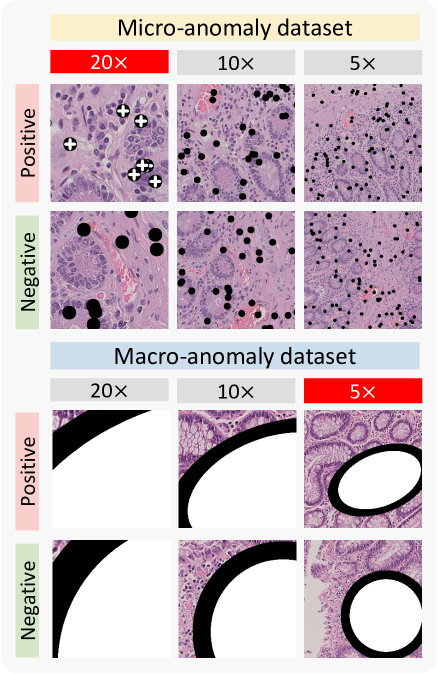
#> input picture Toydataset.png, 875 x 1347 px (shown at 1/2 size); its folder holds only this picture in this run
$ python -i Boxplot_dataset1.py   (imports and definitions only)   (older library calls are emulated)
#> lines starting #> are read from the running program, lines starting #| are printed output that depends on the picture; after the words box and inside, x2 and y2 are one past the last pixel; in counts of white or black regions, pixels touching at a corner belong together
from sklearn.cluster import KMeans
import numpy as np
import os
import pandas as pd
import glob
import matplotlib.pyplot as plt
#from scipy.interpolate import int
from skimage.transform import resize
from scipy.ndimage import gaussian_filter
import cv2

# [104 lines left out: function zero_patch_interp, not called in this run]


def filter_contours(contours, hierarchy, filter_params):
    """
        Filter contours by: area.
    """
    filtered = []

    # find indices of foreground contours (parent == -1)
    hierarchy_1 = np.flatnonzero(hierarchy[:, 1] == -1)
    all_holes = []

    # loop through foreground contour indices
    for cont_idx in hierarchy_1:
        # actual contour
        cont = contours[cont_idx]
        # indices of holes contained in this contour (children of parent contour)
        holes = np.flatnonzero(hierarchy[:, 1] == cont_idx)
        # take contour area (includes holes)
        a = cv2.contourArea(cont)
        # calculate the contour area of each hole
        hole_areas = [cv2.contourArea(contours[hole_idx]) for hole_idx in holes]
        # actual area of foreground contour region
        a = a - np.array(hole_areas).sum()
        if a == 0: continue
        if tuple((filter_params['a_t'],)) < tuple((a,)):
            filtered.append(cont_idx)
            all_holes.append(holes)

    foreground_contours = [contours[cont_idx] for cont_idx in filtered]

    hole_contours = []

    for hole_ids in all_holes:
        unfiltered_holes = [contours[idx] for idx in hole_ids]
        unfilered_holes = sorted(unfiltered_holes, key=cv2.contourArea, reverse=True)
        # take max_n_holes largest holes by area
        unfilered_holes = unfilered_holes[:filter_params['max_n_holes']]
        filtered_holes = []

        # filter these holes
        for hole in unfilered_holes:
            if cv2.contourArea(hole) > filter_params['a_h']:
                filtered_holes.append(hole)

        hole_contours.append(filtered_holes)

    return foreground_contours, hole_contours


def getContour(img):

    img = (resize(img, (1024, 1024)) * 255).astype(np.uint8)
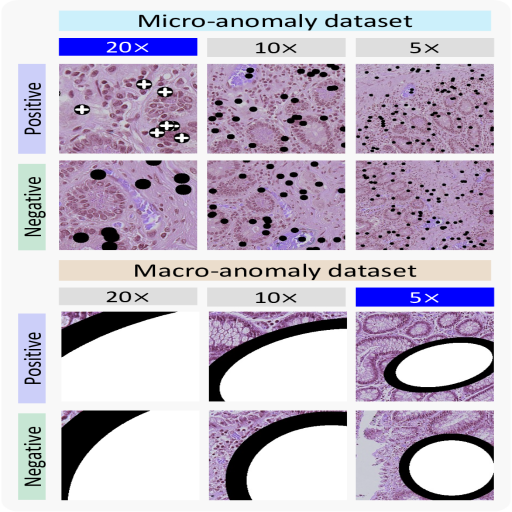
#> img: shape (1024, 1024, 3) (shown at 1/2 size); mean of channels 0, 1, 2 202.2, 185.1, 194.3; drawn as B, G, R

    img_hsv = cv2.cvtColor(img, cv2.COLOR_RGB2HSV)  # Convert to HSV space
#> img_hsv: shape (1024, 1024, 3); mean H, S, V 60.8, 32.5, 204.1

    mthresh = 5
    img_med = cv2.medianBlur(img_hsv[:, :, 1], mthresh)  # Apply median blurring
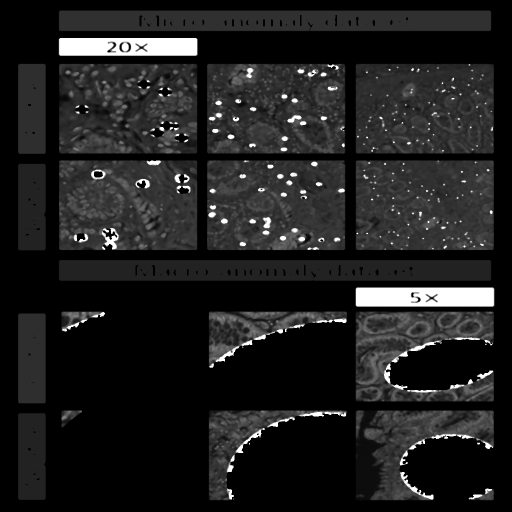
#> img_med: shape (1024, 1024) (shown at 1/2 size); min 0, max 255, mean 31.7


    sthresh = 20
    sthresh_up = 255

    _, img_otsu = cv2.threshold(img_med, sthresh, sthresh_up, cv2.THRESH_BINARY)
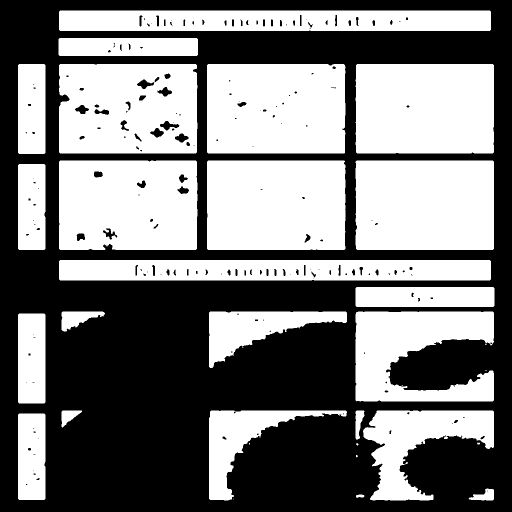
#> img_otsu: shape (1024, 1024) (shown at 1/2 size); 48.5% white; 34 white regions (11 under 20 px), largest, box (x1, y1, x2, y2) and area: (711, 321, 988, 500) 49430, (711, 128, 988, 307) 49371, (414, 321, 691, 500) 49321

    close = 4
    kernel = np.ones((close, close), np.uint8)
    img_otsu = cv2.morphologyEx(img_otsu, cv2.MORPH_CLOSE, kernel)
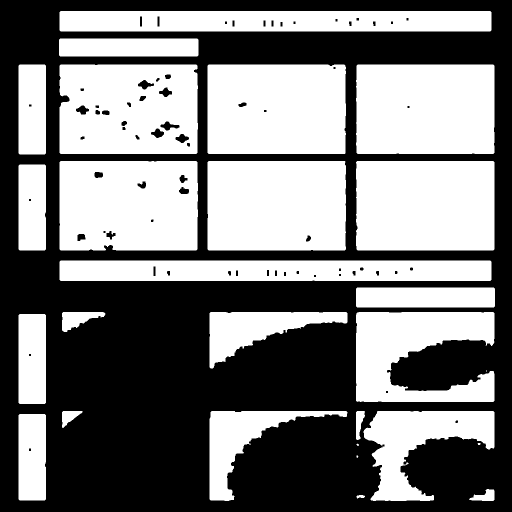
#> img_otsu: shape (1024, 1024) (shown at 1/2 size); 48.8% white; 27 white regions (3 under 20 px)

    # Find and filter contours
    _, contours, hierarchy = cv2.findContours(img_otsu, cv2.RETR_CCOMP, cv2.CHAIN_APPROX_NONE)  # Find contours
#> contours = 95 contours, 4 with area under 20; largest, box (x1, y1, x2, y2) and area: (415, 322, 692, 501) 49022, (712, 322, 989, 501) 48998, (415, 129, 692, 308) 48952, (712, 129, 989, 308) 48944, (119, 322, 396, 501) 48791
    hierarchy = np.squeeze(hierarchy, axis=(0,))[:, 2:]

    filter_params = {'a_t':100, 'a_h': 16, 'max_n_holes':8}
    foreground_contours, hole_contours = filter_contours(contours, hierarchy, filter_params)  # Necessary for filtering out artifacts
#> the loop in filter_contours, `for cont_idx in hierarchy_1:` made 27 passes
#> (cont_idx, a) on passes 8, 9, 10, 14, 15, 16, 17, 19, 24, 26: (9, 595.5), (10, 14412.5), (11, 687), (17, 13457.5), (18, 1818.5), (19, 10795), (20, 33718.5), (39, 48997.5), (57, 45670.5), (79, 9722)
#> (cont_idx, holes, a, hole_areas) on passes 12, 13, 18, 20, 21, 22: (13, [14], 9635, [23]), (15, [16], 32884.5, [23]), (37, [38], 9187, [23]), (40, [41], 48923, [99]), (42, [43, 44, 45, 46, 47, 48, 49, 50], 47546.5, [204.5, 197, 23, 31, 228, 179, 183, 199]), (51, [52], 48921, [23])
#> after the loop in filter_contours, `for cont_idx in hierarchy_1:`: all_holes = 22 items, first 6: empty array, [6], [8], empty array, empty array, empty array; filtered = [1, 5, 7, 9, 10, 11, 13, 15, 17, 18, 19, 20, 37, 39, 40, 42, 51, 53, 57, 77, 79, 80]
#> in filter_contours, `foreground_contours = [contours[cont_idx] for cont_idx in filtered]`: foreground_contours = 22 contours; largest, box (x1, y1, x2, y2) and area: (415, 322, 692, 501) 49022, (712, 322, 989, 501) 48998, (415, 129, 692, 308) 48952, (712, 129, 989, 308) 48944, (119, 322, 396, 501) 48791
#> the loop in filter_contours, `for hole_ids in all_holes:` made 22 passes
#> after the loop in filter_contours, `for hole_ids in all_holes:`: hole_contours = 22 items
#> hole_contours = 22 items

    contours_tissue = foreground_contours
#> contours_tissue has the same summary as foreground_contours in filter_contours
    holes_tissue = hole_contours
#> holes_tissue = 22 items

    tissue_mask = get_seg_mask(region_size = img.shape, scale = 0, contours_tissue = contours_tissue, holes_tissue = holes_tissue, use_holes=True, offset=(0, 0))

    kernel = cv2.getStructuringElement(cv2.MORPH_ELLIPSE, (5, 5))
    res2 = resize(cv2.dilate(tissue_mask,kernel, iterations = 10), (4864,4864))

    return res2


def get_seg_mask(region_size, scale, contours_tissue, holes_tissue, use_holes=False, offset=(0, 0)):
    # print('\ncomputing foreground tissue mask')
#> called with region_size = (1024, 1024, 3), scale = 0, use_holes = True, offset = (0, 0)
    tissue_mask = np.full(region_size,0).astype(np.uint8)
    offset = tuple((np.array(offset) * np.array(scale) * -1).astype(np.int32))
    contours_holes = holes_tissue
#> contours_holes = 22 items
    contours_tissue, contours_holes = zip(
        *sorted(zip(contours_tissue, contours_holes), key=lambda x: cv2.contourArea(x[0]), reverse=True))
#> contours_tissue has the same summary as foreground_contours in filter_contours
    for idx in range(len(contours_tissue)):
        cv2.drawContours(image=tissue_mask, contours=contours_tissue, contourIdx=idx, color=(1,1,1), offset=offset,
                         thickness=-1)

        if use_holes:
            cv2.drawContours(image=tissue_mask, contours=contours_holes[idx], contourIdx=-1, color=(0,0,0),
                             offset=offset, thickness=-1)
#> this loop made 1 pass
#> tissue_mask: shape (1024, 1024, 3); every value is 0

    return tissue_mask.astype(np.float32)


# [1 line that did not run here, left out]


region_image_folder = '/Data2/GCA_Demo/4864patch_dataset1'
region_folder = '/Data2/GCA_Demo/4864patch_dataset1_patch'
attention_folder = '/Data2/GCA_Demo/4864patch_dataset1_attention'

# [2 lines not run here, left out]


cases = glob.glob(os.path.join(region_folder, "*"))

'get bbox'
import seaborn as sns
from scipy.stats import wilcoxon

# [1 line that did not run here, left out]

# [1 line that did not run here, left out]

# [1 line not run here, left out]

# sns.boxplot( x=df['20X'], y=df['20X'])
# plt.show()

fig, ax = plt.subplots()

# [3 lines not run here, left out]

# [1 line that did not run here, left out]
# [1 line that did not run here, left out]
# [1 line that did not run here, left out]

# [1 line not run here, left out]


# [1 line that did not run here, left out]

# [1 line that did not run here, left out]

# [1 line not run here, left out]

# sns.boxplot( x=df['20X'], y=df['20X'])
# plt.show()

fig, ax = plt.subplots()

# [3 lines not run here, left out]

# [1 line that did not run here, left out]
# [1 line that did not run here, left out]
# [1 line that did not run here, left out]

# [1 line not run here, left out]


#
# df_1 = pd.DataFrame(columns = ['20X', '10X', '5X'])
#
# df_1['20X'] = attention_df['instance_score'] * attention_df['20X']
# df_1['10X'] = attention_df['instance_score'] * attention_df['10X']
# df_1['5X'] = attention_df['instance_score'] * attention_df['5X']
#
# df_1 = attention_df[attention_df['instance_score'] > 0.20]
#
# fig, ax = plt.subplots()
#
#
# df_1 = df_1[df_1['score'] > 0.5]
#
# sns.boxplot(data=df_1[['20X','10X','5X']], ax=ax)
#
# plt.savefig('multiple_instance_all.png')

>>> import cv2
>>> picture = cv2.cvtColor(cv2.imread('../../Toydataset.png'), cv2.COLOR_BGR2RGB)
#> (the run stopped early here; a loop or call above may not have finished)

$ run again, on AttentionMap.png
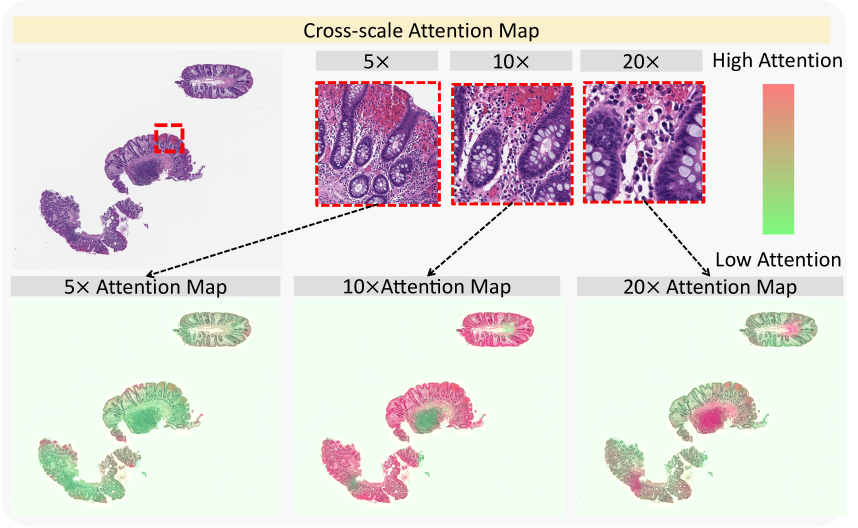
#> input picture AttentionMap.png, 2572 x 1583 px (shown at 1/3 size)
#> in getContour, `img = (resize(img, (1024, 1024)) * 255).astype(np.uint8)`:
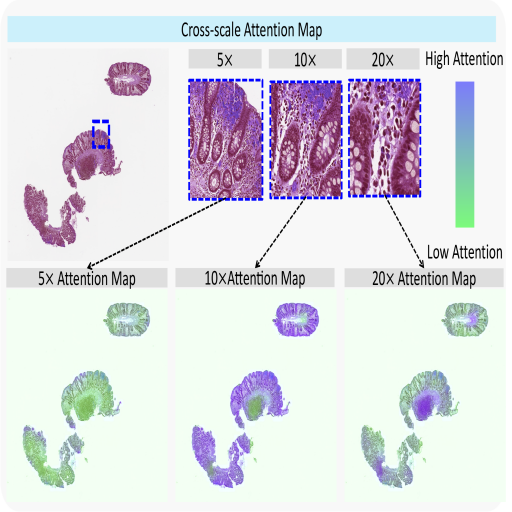
#> img: shape (1024, 1024, 3) (shown at 1/2 size); mean of channels 0, 1, 2 227.1, 222.1, 221.3; drawn as B, G, R
#> img_hsv: shape (1024, 1024, 3); mean H, S, V 45.3, 25.4, 233.9
#> in getContour, `img_otsu = cv2.morphologyEx(img_otsu, cv2.MORPH_CLOSE, kernel)`:
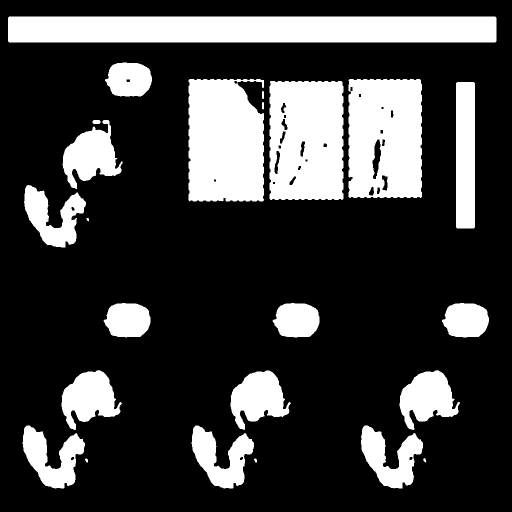
#> img_otsu: shape (1024, 1024) (shown at 1/2 size); 23.9% white; 24 white regions
#> contours = 53 contours, 1 with area under 20; largest, box (x1, y1, x2, y2) and area: (16, 33, 993, 85) 49768, (539, 162, 687, 400) 34245, (697, 158, 844, 396) 34010, (377, 158, 528, 403) 33994, (912, 164, 950, 457) 10796
#> the loop in filter_contours, `for cont_idx in hierarchy_1:` made 24 passes
#> (cont_idx, a) on passes 7, 8, 9, 10, 11, 12, 13, 15: (9, 8426.5), (10, 8422.5), (11, 8445.5), (12, 5082.5), (13, 5080.5), (14, 5071), (15, 17.5), (18, 8567.5)
#> after the loop in filter_contours, `for cont_idx in hierarchy_1:`: all_holes = [[4], [6], [8], empty array, empty array, empty array, empty array, empty array, empty array, [17], empty array, empty array, [24, 25, 26, 27, 28, 29, 30, 31, 32, 33, 34, 35], [37, 38, 39, 40, 41, 42, 43, 44, 45, 46], [48, 49], [51], empty array]; filtered = [3, 5, 7, 9, 10, 11, 12, 13, 14, 16, 18, 22, 23, 36, 47, 50, 52]
#> in filter_contours, `foreground_contours = [contours[cont_idx] for cont_idx in filtered]`: foreground_contours = 17 contours; largest, box (x1, y1, x2, y2) and area: (16, 33, 993, 85) 49768, (539, 162, 687, 400) 34245, (697, 158, 844, 396) 34010, (377, 158, 528, 403) 33994, (912, 164, 950, 457) 10796
#> the loop in filter_contours, `for hole_ids in all_holes:` made 17 passes
#> after the loop in filter_contours, `for hole_ids in all_holes:`: hole_contours = 17 items
#> in getContour, `contours_tissue = foreground_contours`: contours_tissue has the same summary as foreground_contours in filter_contours
#> in get_seg_mask, `contours_tissue, contours_holes = zip( *sorted(zip(contours_tissue, co..`: contours_tissue has the same summary as foreground_contours in filter_contours
#> the loop in get_seg_mask, `for idx in range(len(contours_tissue)):` made 1 pass

$ run again, on Cross-modality.png
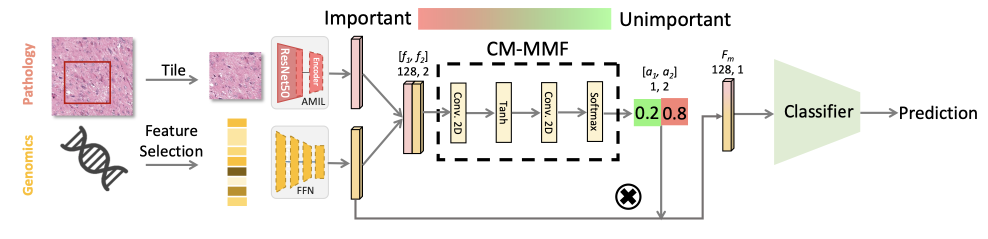
#> input picture Cross-modality.png, 1976 x 478 px (shown at 1/2 size)
#> in getContour, `img = (resize(img, (1024, 1024)) * 255).astype(np.uint8)`:
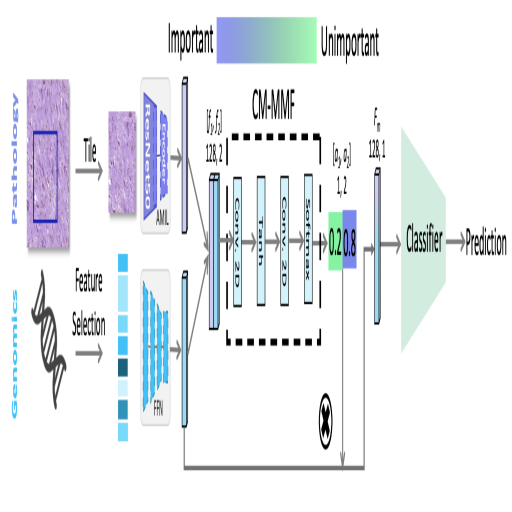
#> img: shape (1024, 1024, 3) (shown at 1/2 size); mean of channels 0, 1, 2 240.2, 236.3, 233.3; drawn as B, G, R
#> img_hsv: shape (1024, 1024, 3); mean H, S, V 9, 10.5, 241
#> in getContour, `img_otsu = cv2.morphologyEx(img_otsu, cv2.MORPH_CLOSE, kernel)`:
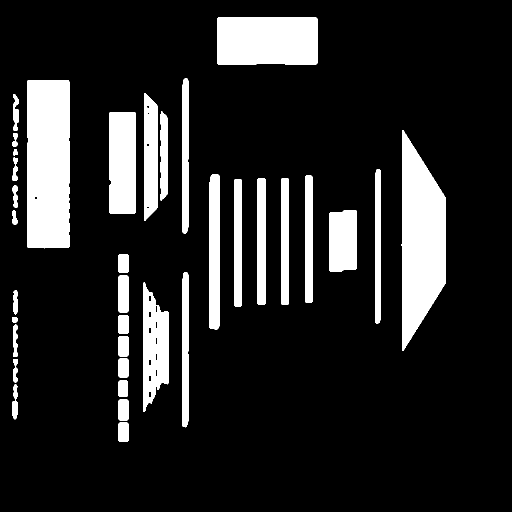
#> img_otsu: shape (1024, 1024) (shown at 1/2 size); 14.6% white; 35 white regions
#> contours = 51 contours; largest, box (x1, y1, x2, y2) and area: (54, 160, 139, 497) 28009, (803, 260, 892, 702) 26811, (434, 35, 635, 129) 18535, (218, 224, 272, 427) 10662, (286, 565, 338, 824) 9292
#> the loop in filter_contours, `for cont_idx in hierarchy_1:` made 35 passes
#> (cont_idx, a) on passes 13 to 20: (23, 1379), (24, 3347), (25, 695), (26, 6455.5), (27, 173), (28, 279.5), (29, 3802), (30, 3787)
#> after the loop in filter_contours, `for cont_idx in hierarchy_1:`: all_holes = 33 items, first 6: empty array, empty array, empty array, empty array, empty array, empty array; filtered = 33 values from 0 to 50
#> in filter_contours, `foreground_contours = [contours[cont_idx] for cont_idx in filtered]`: foreground_contours = 33 contours; largest, box (x1, y1, x2, y2) and area: (54, 160, 139, 497) 28009, (803, 260, 892, 702) 26811, (434, 35, 635, 129) 18535, (218, 224, 272, 427) 10662, (286, 565, 338, 824) 9292
#> the loop in filter_contours, `for hole_ids in all_holes:` made 33 passes
#> after the loop in filter_contours, `for hole_ids in all_holes:`: hole_contours = 33 items, first 6: [], [], [], [], [], []
#> in getContour, `contours_tissue = foreground_contours`: contours_tissue has the same summary as foreground_contours in filter_contours
#> in get_seg_mask, `contours_tissue, contours_holes = zip( *sorted(zip(contours_tissue, co..`: contours_tissue has the same summary as foreground_contours in filter_contours; contours_holes = 33 items
#> the loop in get_seg_mask, `for idx in range(len(contours_tissue)):` made 1 pass

$ run again, on Cross-scale-pipeline.png
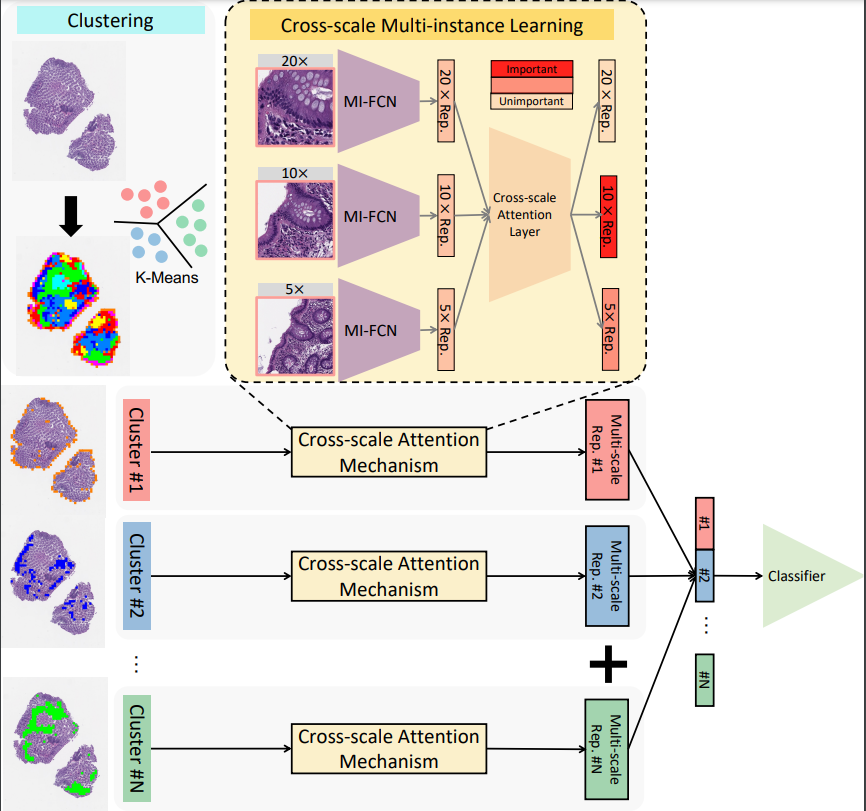
#> input picture Cross-scale-pipeline.png, 866 x 811 px
#> in getContour, `img = (resize(img, (1024, 1024)) * 255).astype(np.uint8)`:
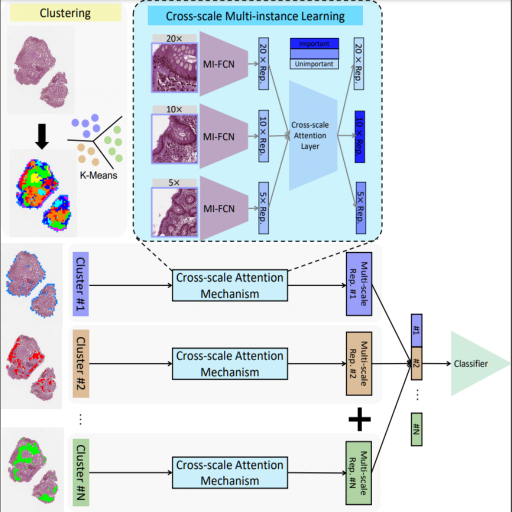
#> img: shape (1024, 1024, 3) (shown at 1/2 size); mean of channels 0, 1, 2 231.1, 225.4, 219.4; drawn as B, G, R
#> img_hsv: shape (1024, 1024, 3); mean H, S, V 23, 26.4, 235.8
#> in getContour, `img_otsu = cv2.morphologyEx(img_otsu, cv2.MORPH_CLOSE, kernel)`:
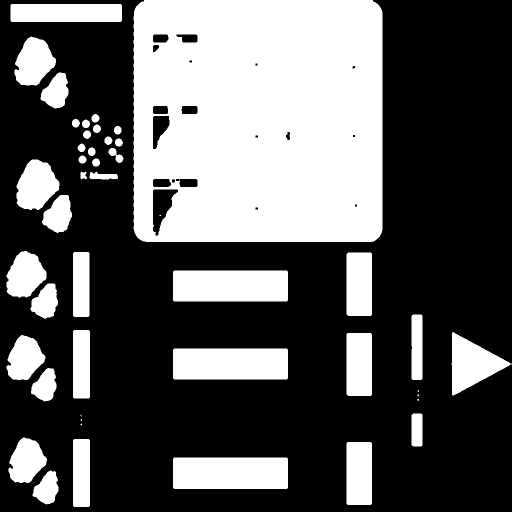
#> img_otsu: shape (1024, 1024) (shown at 1/2 size); 35.4% white; 46 white regions (7 under 20 px)
#> contours = 65 contours, 7 with area under 20; largest, box (x1, y1, x2, y2) and area: (267, 0, 765, 484) 239128, (346, 915, 576, 978) 14190, (346, 697, 576, 759) 13961, (346, 541, 576, 603) 13961, (21, 8, 244, 44) 7762
#> the loop in filter_contours, `for cont_idx in hierarchy_1:` made 46 passes
#> a on passes 1 to 8: 2193, 14190, 6242, 4447, 4643, 4, 4, 2
#> after the loop in filter_contours, `for cont_idx in hierarchy_1:`: all_holes = 39 items, first 6: empty array, empty array, empty array, empty array, empty array, empty array; filtered = 39 values from 0 to 45
#> in filter_contours, `foreground_contours = [contours[cont_idx] for cont_idx in filtered]`: foreground_contours = 39 contours; largest, box (x1, y1, x2, y2) and area: (267, 0, 765, 484) 239128, (346, 915, 576, 978) 14190, (346, 697, 576, 759) 13961, (346, 541, 576, 603) 13961, (21, 8, 244, 44) 7762
#> the loop in filter_contours, `for hole_ids in all_holes:` made 39 passes
#> after the loop in filter_contours, `for hole_ids in all_holes:`: hole_contours = 39 items, first 6: [], [], [], [], [], []
#> in getContour, `contours_tissue = foreground_contours`: contours_tissue has the same summary as foreground_contours in filter_contours
#> in get_seg_mask, `contours_tissue, contours_holes = zip( *sorted(zip(contours_tissue, co..`: contours_tissue has the same summary as foreground_contours in filter_contours; contours_holes = 39 items
#> the loop in get_seg_mask, `for idx in range(len(contours_tissue)):` made 1 pass
